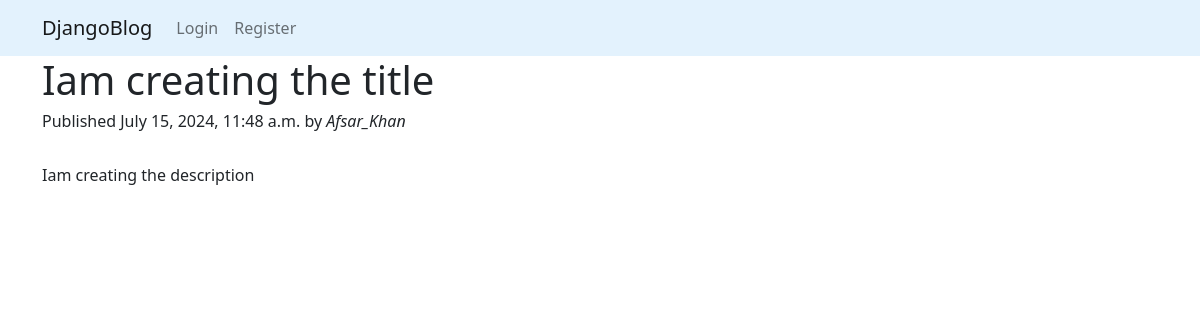
Page /articles/iam-creating-the-title/ on the earlier database version.
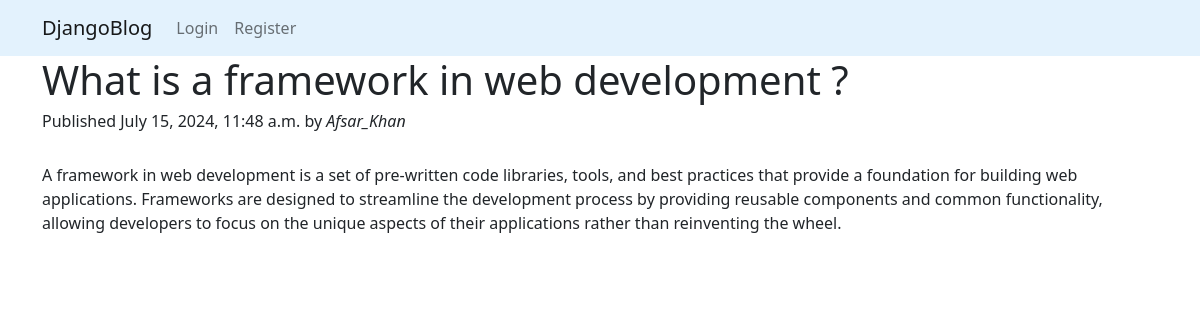
Same page on the later database version.
### articles/models.py (models this page shows, shortened)
class Article(models.Model):
    title = models.CharField(max_length=200)
    description = models.TextField()
    slug = models.SlugField(max_length=100, unique=True)
    published = models.DateTimeField(auto_now_add=True)
    author = models.ForeignKey(User, on_delete=models.CASCADE)

### articles/views.py (the view)
# urls.py: path('articles/<slug:slug>/', article_details, name='article_details'),
def article_details(request, slug):
    article = get_object_or_404(Article, slug=slug)
    return render(request, 'details.html', {'article':article})

### articles/templates/details.html (shortened to what this page needs)
{% extends 'base.html' %}
{% block body %}
<div class="container">
    <h1>{{article.title}}</h1>
    <h6>Published {{article.published}} by <i>{{article.author}}</i></h6>
    <br>
    <p>{{article.description}}</p>
</div>
{% endblock %}

Differences in the rows shown:
changed Article "Afsar_Khan": title "Iam creating the title" → "What is a framework in web development ?"; description "Iam creating the description" → "A framework in web development is a set of pre-written code libraries, tools, and best practices that provide a foundation for building web applications. Frameworks are designed to streamline the development process by providing reusable components and common functionality, allowing developers to focus on the unique aspects of their applications rather than reinventing the wheel."
